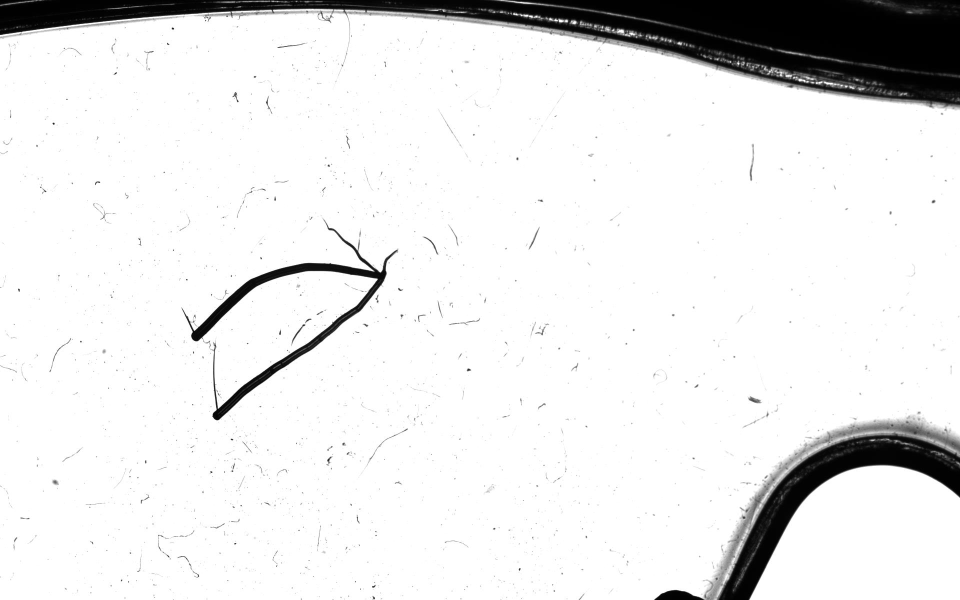
#> input picture images/1.jpg, 1920 x 1200 px, found by its file name (shown at 1/2 size); its folder holds only this picture in this run
$ python main.py
#> lines starting #> are read from the running program, lines starting #| are printed output that depends on the picture; after the words box and inside, x2 and y2 are one past the last pixel; in counts of white or black regions, pixels touching at a corner belong together
import os
import cv2
import numpy as np

IMAGE_SIZE = (800, 800)

# -- Пороговое преобразование --
# THRESHOLD_VALUE необходимо увеличить если контуров не будет обнаружено,
# *уменьшить, если число контуров будет некорректно
THRESHOLD_VALUE = 200
MAX_VALUE = 255

# -- Invert Threshold --
INV_THRESHOLD_VALUE = 50
INV_MAX_VALUE = 255

# -- Canny --
THRESHOLD1 = 100
THRESHOLD2 = 70

# -- Параметры контура --
CON_COLOR = (0, 0, 255)
CON_THICKNESS = 1

# -- Свойства изображений --
WHITE = (255, 255, 255)
BLACK = (0, 0, 0)
GREEN = (0, 255, 0)
RED = (255, 0, 0)
STACK_IMG_SIZE = (300, 300)

################################

while True:

    files = os.listdir('images')
    print("===================================================")
    print("=         Доступные файлы для обработки           =")
    print("===================================================")
    for i in files:
        print('-> {}\t '.format(i), end='')
        if files.index(i) % 3 == 0 and files.index(i) != 0:
            print('\n')
    print("\n===================================================")

    # выбор изображения из директории с расширением (прим.: img1.jpeg)
    file = input("Выберите файл из доступных(q - выход): ").strip()
#> the answer given: images/1.jpg
    # выход из программы
    if file == 'q' or file == 'Q':
        break

    PATH = 'images/' + file
    # Путь к файлу
    imageOri = cv2.imread(PATH)
#> imageOri is the input picture: shape (1200, 1920, 3); min 0, max 255, mean 231.2

    try:
        # Преобразование в оттенки серого
        image = cv2.cvtColor(imageOri, cv2.COLOR_BGR2GRAY)
    except:
        print("Неверный ввод! Введите коректное название(прим.: 'imgSample.jpg')")
    else:
        # Изменение размера изображения
        image = cv2.resize(image, IMAGE_SIZE)
#> image: shape (800, 800)
        imageOri = cv2.resize(imageOri, IMAGE_SIZE)
#> imageOri: shape (800, 800, 3)
        # -- DEBUG --
        # cv2.imshow('Grayscale', image)
        # cv2.imshow('Original', imageOri)
        # cv2.waitKey(0)

        # Пороговое преобразование
        ret, thresh_basic = cv2.threshold(image, THRESHOLD_VALUE, MAX_VALUE, cv2.THRESH_BINARY)
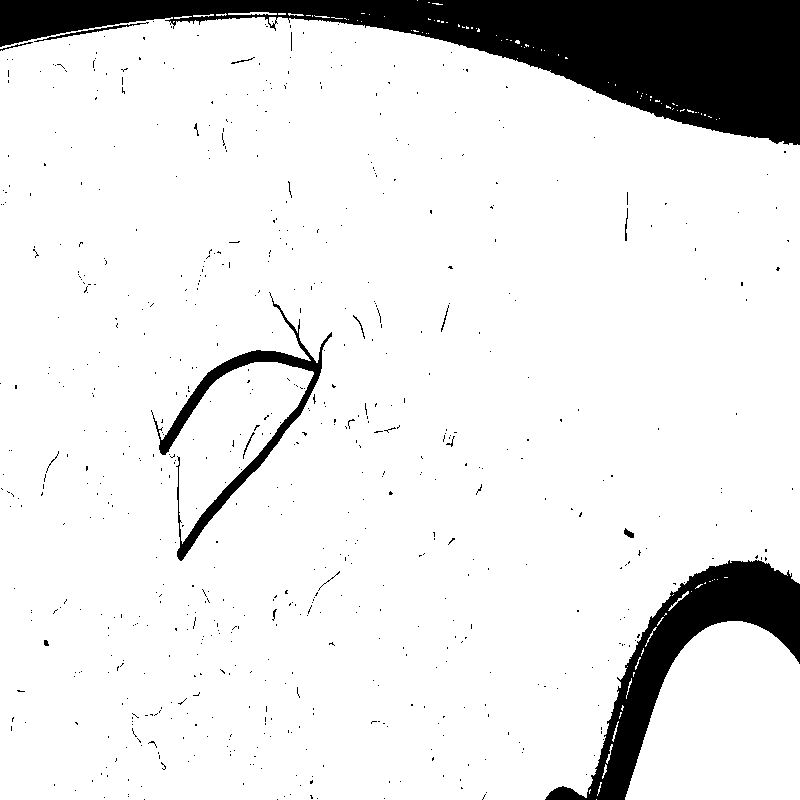
#> thresh_basic: shape (800, 800); 89.3% white; 681 black regions (664 under 20 px), largest, box (x1, y1, x2, y2) and area: (0, 0, 800, 145) 46114, (545, 560, 800, 800) 15401, (151, 292, 332, 561) 4649
#> ret = 200
        # -- DEBUG --
        # cv2.imshow("Thresh basic", thresh_basic)

        # Матрица 5 на 5 в качестве ядра
        kernel = np.ones((5, 5), np.uint8)

        # Морф. Операция(размытие)
        img_erosion = cv2.erode(thresh_basic, kernel, iterations=1)
#> img_erosion: shape (800, 800); 84.8% white; 453 black regions (3 under 20 px), largest, box (x1, y1, x2, y2) and area: (0, 0, 800, 147) 49638, (543, 553, 800, 800) 18046, (149, 290, 334, 563) 8834
        # -- DEBUG --
        # cv2.imshow("Eroged", img_erosion)
        # cv2.waitKey(0)

        # Находим углы Canny
        edged = cv2.Canny(img_erosion, THRESHOLD1, THRESHOLD2)
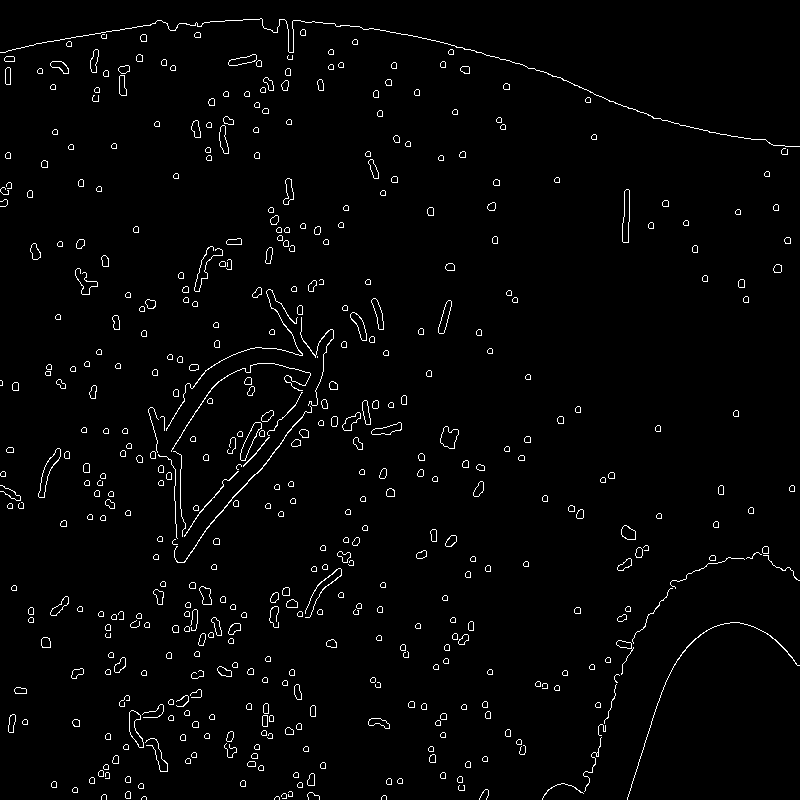
#> edged: shape (800, 800); 2.2% white in thin lines or dots
        # -- DEBUG --
        # cv2.imshow('Canny', edged)
        # cv2.waitKey(0)

        # Находим Контуры
        contours, hierarchy = cv2.findContours(edged, cv2.RETR_EXTERNAL, cv2.CHAIN_APPROX_NONE)
#> contours = 477 contours, 66 with area under 20; largest, box (x1, y1, x2, y2) and area: (38, 448, 61, 498) 314, (622, 189, 630, 243) 286, (240, 422, 262, 461) 281, (129, 710, 144, 748) 262, (440, 426, 459, 449) 262

        # +++++++++++++++++++++++++++
        # -- Итоговые изображения  --
        # +++++++++++++++++++++++++++
        font = cv2.FONT_HERSHEY_SIMPLEX

        imageRz = cv2.resize(image, STACK_IMG_SIZE)
        thresh_basicRz = cv2.resize(thresh_basic, STACK_IMG_SIZE)
        img_erosionRz = cv2.resize(img_erosion, STACK_IMG_SIZE)
        edgedRz = cv2.resize(edged, STACK_IMG_SIZE)

        imageRz = cv2.putText(imageRz, 'GrayScale', (5, 15), font, 0.5, RED, 1, cv2.LINE_AA)
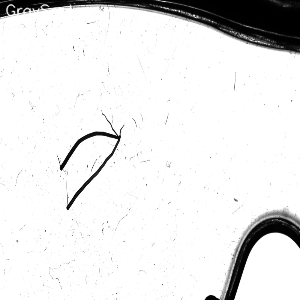
#> imageRz: shape (300, 300); min 0, max 255, mean 231.4
        thresh_basicRz = cv2.putText(thresh_basicRz, 'ThresholdBinary', (5, 15), font, 0.5, RED, 1, cv2.LINE_AA)
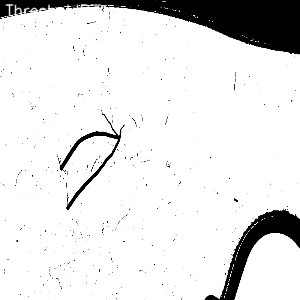
#> thresh_basicRz: shape (300, 300); min 0, max 255, mean 228
        img_erosionRz = cv2.putText(img_erosionRz, 'Morphology-Erosion', (5, 15), font, 0.5, RED, 1, cv2.LINE_AA)
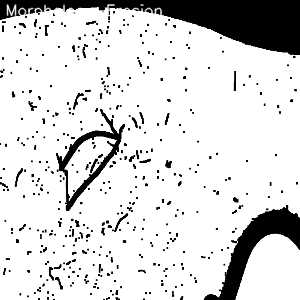
#> img_erosionRz: shape (300, 300); min 0, max 255, mean 216.7
        edgedRz = cv2.putText(edgedRz, 'Canny Edges', (5, 15), font, 0.5, RED, 1, cv2.LINE_AA)
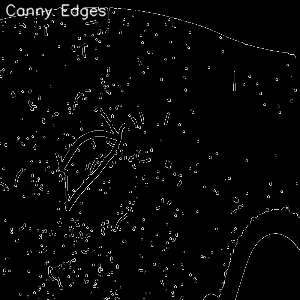
#> edgedRz: shape (300, 300); min 0, max 251, mean 6.4

        # Исходное изображение
        cv2.imshow('Original Image', imageOri)
        # Количество контуров
        num_of_con = str(len(contours) - 1)
#> num_of_con = '476'
        print("Количество обнаруженных дефектов = " + num_of_con)
#| Количество обнаруженных дефектов = 476
        if len(contours) > 1:
            print('=========================================')
            print('=       Обнаруженные дефекты            =')
            print('=========================================\n\n')

        # Отрисовка контуров поверх исходного
        if int(num_of_con) != 0:
            for i in range(int(num_of_con)):
                highlighted_img = cv2.drawContours(imageOri, contours, i, CON_COLOR, CON_THICKNESS)

            highlighted_img = cv2.putText(highlighted_img, '{} defect(s) detected'.
                                          format(num_of_con), (5, 15),
                                          font, 0.5, GREEN, 1, cv2.LINE_AA)
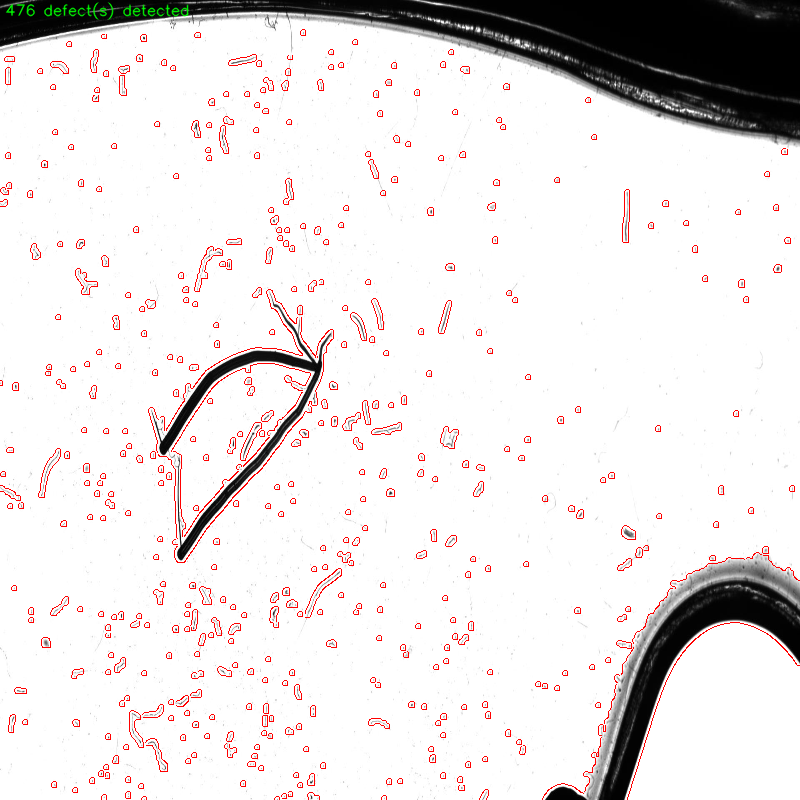
#> highlighted_img: shape (800, 800, 3); mean B, G, R 226.1, 226.3, 231.2
#> the answer given: images/2.jpg
#> the answer given: images/3.jpg
#> (the run stopped early here; a loop or call above may not have finished)

$ run again, on images/5.jpg
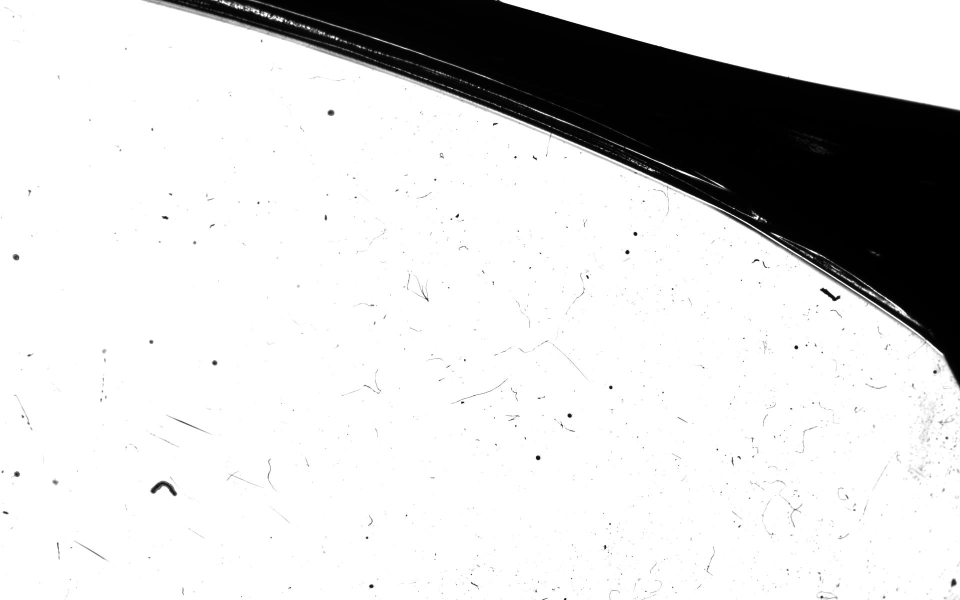
#> input picture images/5.jpg, 1920 x 1200 px, found by its file name (shown at 1/2 size)
#> imageOri is the input picture: shape (1200, 1920, 3); min 0, max 255, mean 213.7
#> thresh_basic: shape (800, 800); 83.1% white; 605 black regions (589 under 20 px), largest, box (x1, y1, x2, y2) and area: (119, 0, 800, 519) 105407, (125, 641, 148, 662) 207, (464, 184, 543, 240) 148
#> ret = 200
#> img_erosion: shape (800, 800); 79.5% white; 396 black regions (2 under 20 px), largest, box (x1, y1, x2, y2) and area: (117, 0, 800, 521) 110757, (123, 635, 150, 664) 473, (374, 506, 423, 540) 398
#> edged: shape (800, 800); 1.8% white in thin lines or dots
#> contours = 411 contours, 62 with area under 20; largest, box (x1, y1, x2, y2) and area: (122, 634, 150, 664) 472, (373, 505, 423, 540) 400, (56, 719, 90, 748) 298, (138, 552, 173, 578) 280, (680, 380, 702, 404) 276
#> `edgedRz = cv2.putText(edgedRz, 'Canny Edges', (5, 15), font, 0.5, RED,..`:
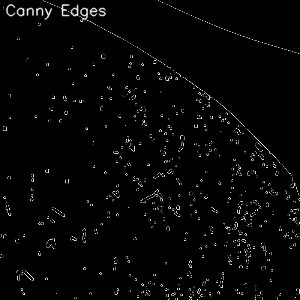
#> edgedRz: shape (300, 300); min 0, max 249, mean 5.4
#> num_of_con = '410'
#| Количество обнаруженных дефектов = 410
#> `highlighted_img = cv2.putText(highlighted_img, '{} defect(s) detected'..`:
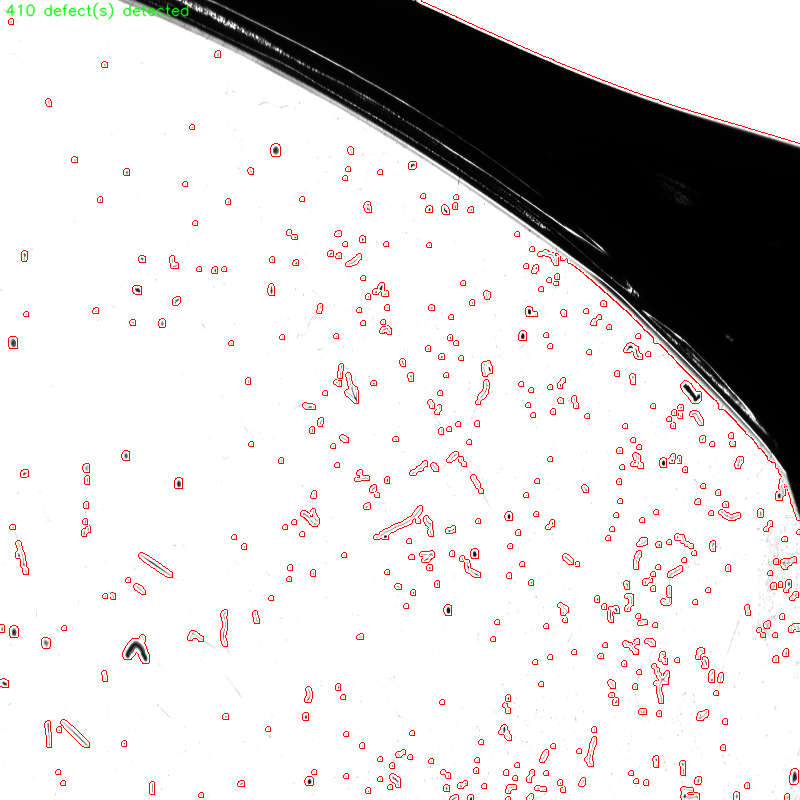
#> highlighted_img: shape (800, 800, 3); mean B, G, R 209.3, 209.5, 213.5

$ run again, on images/2.jpg
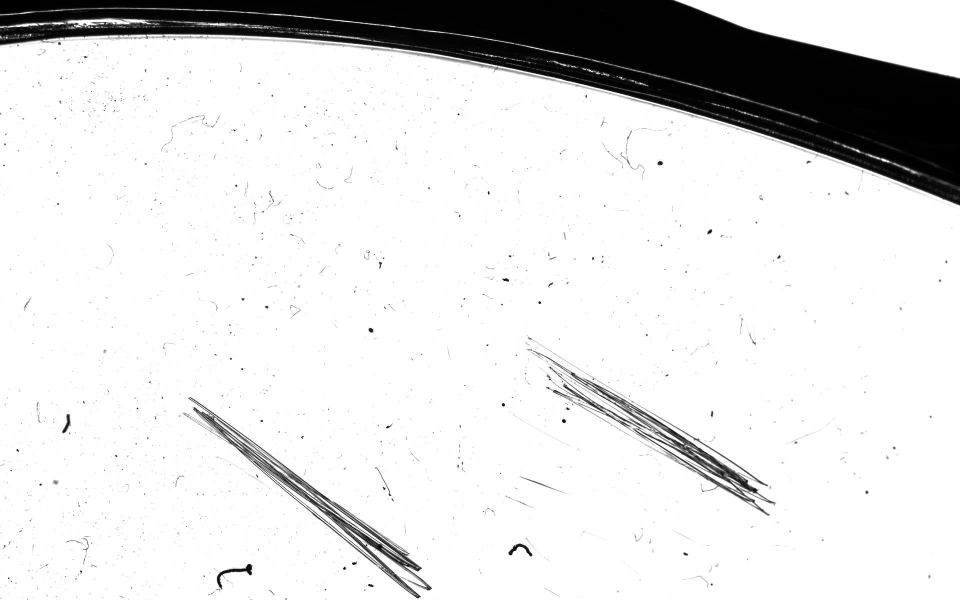
#> input picture images/2.jpg, 1920 x 1200 px, found by its file name (shown at 1/2 size)
#> imageOri is the input picture: shape (1200, 1920, 3); min 0, max 255, mean 223.1
#> thresh_basic: shape (800, 800); 86.2% white; 826 black regions (810 under 20 px), largest, box (x1, y1, x2, y2) and area: (0, 0, 800, 274) 76010, (157, 529, 360, 798) 4950, (439, 465, 647, 688) 4497
#> ret = 200
#> img_erosion: shape (800, 800); 80.5% white; 522 black regions (2 under 20 px), largest, box (x1, y1, x2, y2) and area: (0, 0, 800, 276) 81075, (437, 459, 649, 690) 10359, (147, 527, 362, 800) 9307
#> edged: shape (800, 800); 2.4% white in thin lines or dots
#> contours = 585 contours, 113 with area under 20; largest, box (x1, y1, x2, y2) and area: (170, 749, 213, 796) 654, (421, 714, 446, 744) 394, (430, 632, 470, 658) 302, (52, 712, 79, 735) 280, (154, 526, 362, 800) 202
#> `edgedRz = cv2.putText(edgedRz, 'Canny Edges', (5, 15), font, 0.5, RED,..`:
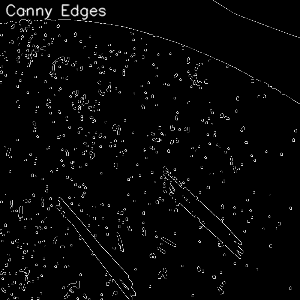
#> edgedRz: shape (300, 300); min 0, max 252, mean 6.9
#> num_of_con = '584'
#| Количество обнаруженных дефектов = 584
#> `highlighted_img = cv2.putText(highlighted_img, '{} defect(s) detected'..`:
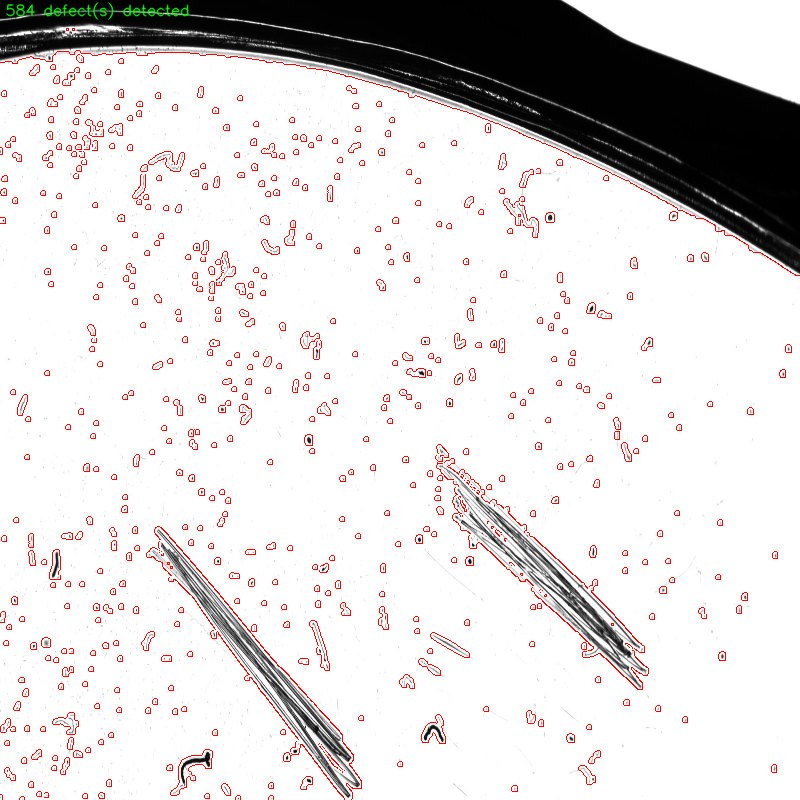
#> highlighted_img: shape (800, 800, 3); mean B, G, R 217.2, 217.4, 223.1

$ run again, on images/3.jpg
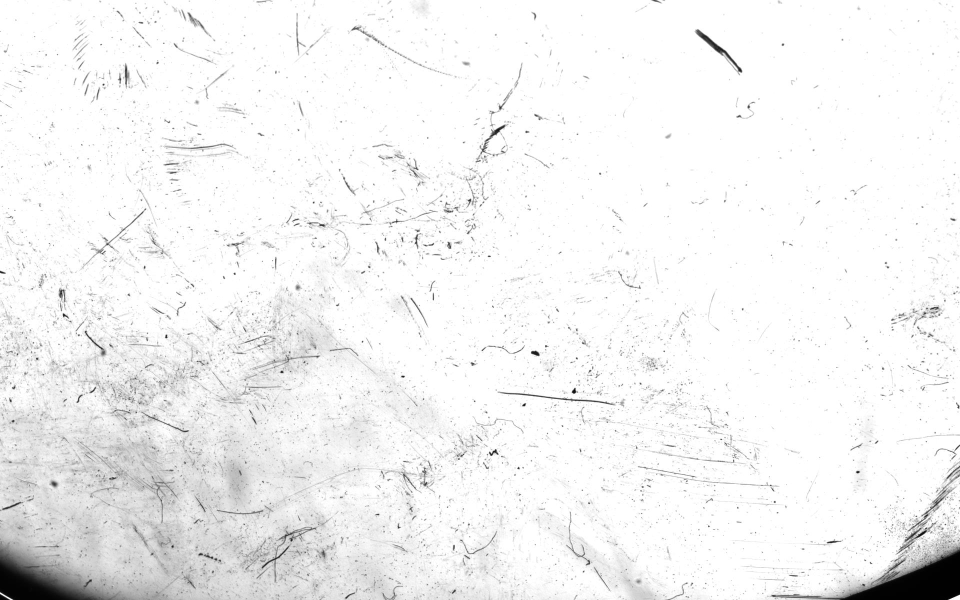
#> input picture images/3.jpg, 1920 x 1200 px, found by its file name (shown at 1/2 size)
#> imageOri is the input picture: shape (1200, 1920, 3); min 0, max 255, mean 242.7
#> thresh_basic: shape (800, 800); 94.6% white; 3700 black regions (3562 under 20 px), largest, box (x1, y1, x2, y2) and area: (0, 588, 184, 800) 10199, (643, 621, 800, 800) 5636, (200, 693, 274, 778) 1119
#> ret = 200
#> img_erosion: shape (800, 800); 77.5% white; 1099 black regions (5 under 20 px), largest, box (x1, y1, x2, y2) and area: (0, 422, 293, 800) 46580, (641, 591, 800, 800) 9825, (163, 416, 269, 572) 5307
#> edged: shape (800, 800); 6.6% white in thin lines or dots
#> contours = 1756 contours, 946 with area under 20; largest, box (x1, y1, x2, y2) and area: (576, 36, 621, 102) 814, (405, 82, 437, 158) 554, (384, 281, 402, 323) 384, (133, 211, 161, 234) 365, (95, 82, 110, 119) 352
#> num_of_con = '1755'
#| Количество обнаруженных дефектов = 1755
#> `highlighted_img = cv2.putText(highlighted_img, '{} defect(s) detected'..`:
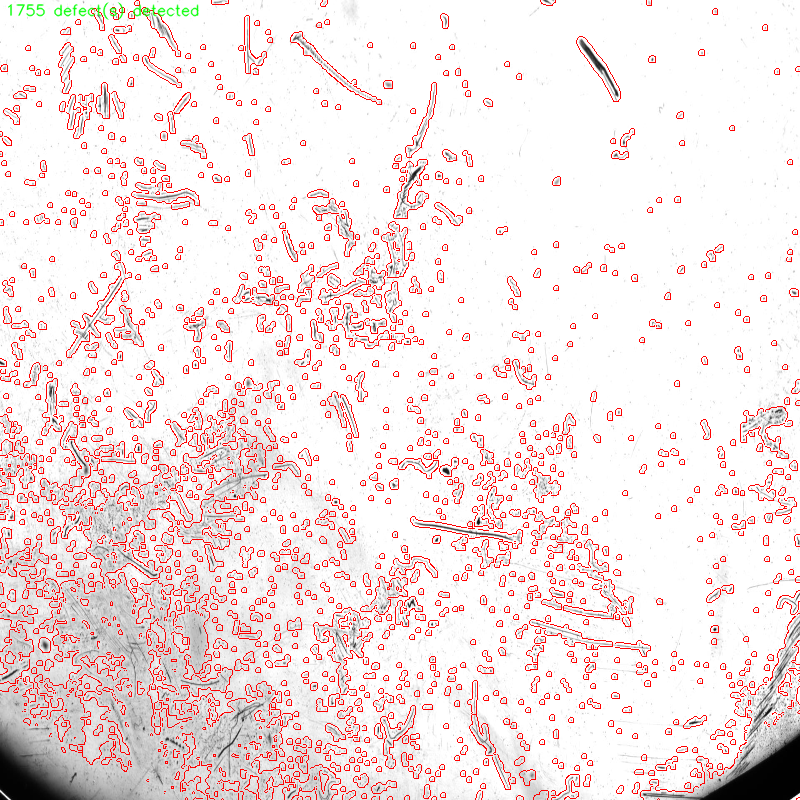
#> highlighted_img: shape (800, 800, 3); mean B, G, R 226.5, 226.7, 243.2
